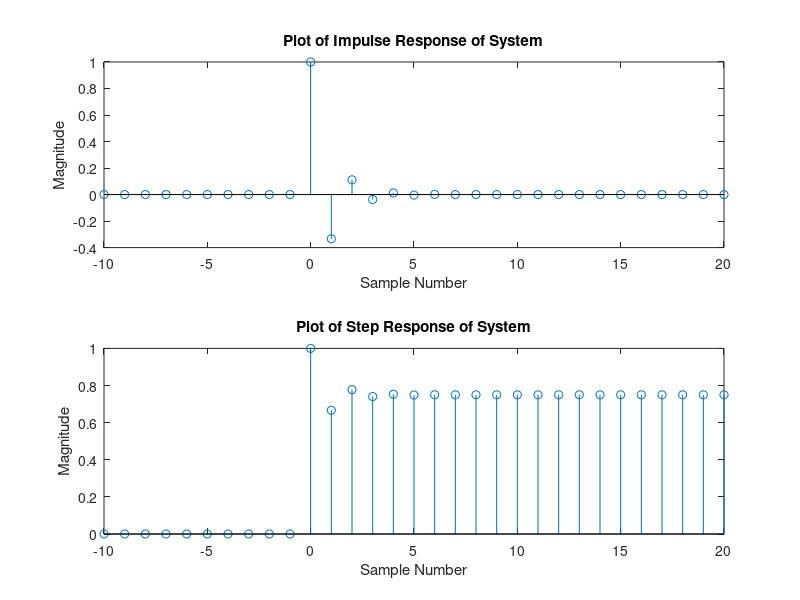

Here is the MATLAB script that generated this plot:
clc; 
clear all; 
close all; 
ID = 4; %Student ID = 1906044 
coeff = 4/(ID+8); 
% Assumption: Initially Relaxed LTI 
%% Finding Impulse Response 
n = -10:20; 
x=1.*(n==0);  
for i=1:length(n) 
if n(i)<0 
h(i)=0; 
else 
h(i) = -coeff*h(i-1)+x(i); 
end 
end 
%% Finding Step Response 
n = -10:20; 
x=1.*(n>=0);  
for i=1:length(n) 
if n(i)<0 
u(i)=0; 
else 
u(i) = -coeff*u(i-1)+x(i); 
end 
end 
%Plotting 
subplot(2,1,1) 
stem(n,h); 
title('Plot of Impulse Response of System') 
xlabel('Sample Number') 
ylabel('Magnitude') 
subplot(2,1,2) 
stem(n,u); 
title('Plot of Step Response of System') 
xlabel('Sample Number') 
ylabel('Magnitude') 
